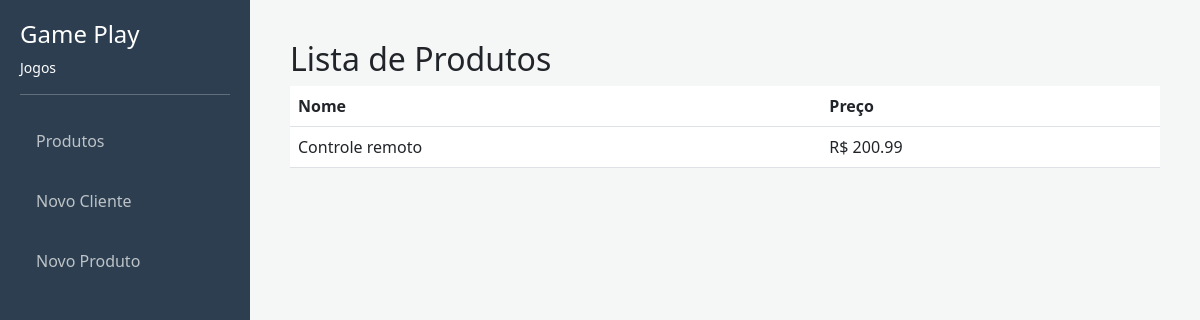
The app's page /loja/4/ with its own data.
### core_loja/models.py (models this page shows, shortened)
class Empresa(models.Model):
    nome = models.CharField(max_length=100)
    ramo = models.CharField(max_length=50)

class Produto(models.Model):
    empresa = models.ForeignKey(Empresa, on_delete=models.CASCADE)
    nome = models.CharField(max_length=100)
    preco = models.DecimalField(max_digits=10, decimal_places=2)

### core_loja/views.py (the view)
def dashboard_loja(request, empresa_id):
    empresa = get_object_or_404(Empresa, id=empresa_id)
    produtos = Produto.objects.filter(
        empresa=empresa
    )
    return render(
        request,
        'loja.html',
        {
            'empresa': empresa,
            'produtos': produtos
        }
    )

### core_loja/templates/loja.html
{% extends 'base.html' %}
{% block conteudo %}
<h2>Lista de Produtos</h2>
<table class="table">
    <thead>
        <tr>
            <th>Nome</th>
            <th>Preço</th>
        </tr>
    </thead>
    <tbody>
        {% for p in produtos %}
            <tr>
                <td>{{ p.nome }}</td>
                <td>R$ {{ p.preco }}</td>
            </tr>
        {% endfor %}
    </tbody>
</table>
{% endblock %}

### core_loja/templates/base.html (shortened to what this page needs)
<!DOCTYPE html>
<html lang="pt-br">
<head>
    <link href="https://cdn.jsdelivr.net/npm/bootstrap@5.3.0/dist/css/bootstrap.min.css" rel="stylesheet">
</head>
<body>
    <div id="sidebar">
        <h4>{{ empresa.nome }}</h4>
        <p class="small">{{ empresa.ramo }}</p>
        <hr>
        <nav class="nav flex-column">
           {% if empresa.id %}
            <a class="nav-link" href="{% url 'url_da_loja' empresa.id %}">Produtos</a>
            <a class="nav-link" href="{% url 'novo_cliente' empresa.id %}">Novo Cliente</a>
            <a class="nav-link" href="{% url 'novo_produto' empresa.id %}">Novo Produto</a>
        {% else %}
            <a class="nav-link" href="{% url 'cadastrar_empresa' %}">Cadastrar Empresa</a>
        {% endif %}
        </nav>
    </div>
    <div id="content">
        {% block conteudo %}
        {% endblock %}
    </div>
</body>
</html>

### core_loja/templates/base.html (style rules this page uses)
body { display: flex; min-height: 100vh; background-color: #f4f7f6; }
#sidebar { width: 250px; background: #2c3e50; color: white; padding: 20px; }
#content { flex: 1; padding: 40px; }
.nav-link { color: #bdc3c7; margin: 10px 0; }

### records on screen
Empresa: nome "Game Play", ramo "Jogos"
Produto: nome "Controle remoto", preco "200.99"
